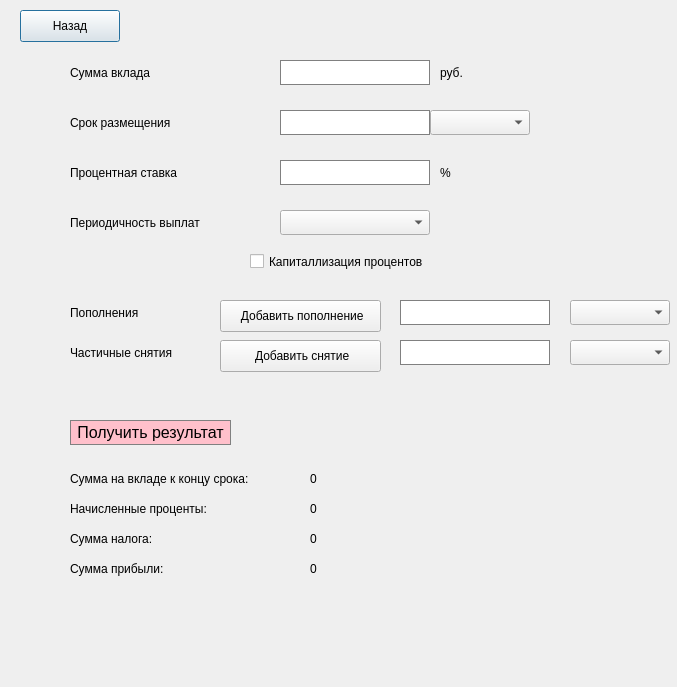
<?xml version="1.0" encoding="UTF-8"?>
<ui version="4.0">
 <class>Deposit</class>
 <widget class="QDialog" name="Deposit">
  <property name="geometry">
   <rect>
    <x>0</x>
    <y>0</y>
    <width>677</width>
    <height>687</height>
   </rect>
  </property>
  <property name="windowTitle">
   <string>Dialog</string>
  </property>
  <widget class="QPushButton" name="back_to_main">
   <property name="geometry">
    <rect>
     <x>20</x>
     <y>10</y>
     <width>100</width>
     <height>32</height>
    </rect>
   </property>
   <property name="text">
    <string>Назад</string>
   </property>
  </widget>
  <widget class="QLabel" name="label_12">
   <property name="geometry">
    <rect>
     <x>440</x>
     <y>160</y>
     <width>20</width>
     <height>25</height>
    </rect>
   </property>
   <property name="text">
    <string>%</string>
   </property>
  </widget>
  <widget class="QComboBox" name="comboBox_rate_of_payment">
   <property name="geometry">
    <rect>
     <x>280</x>
     <y>210</y>
     <width>150</width>
     <height>25</height>
    </rect>
   </property>
  </widget>
  <widget class="QLabel" name="label_14">
   <property name="geometry">
    <rect>
     <x>440</x>
     <y>60</y>
     <width>30</width>
     <height>25</height>
    </rect>
   </property>
   <property name="text">
    <string>руб.</string>
   </property>
  </widget>
  <widget class="QLabel" name="label_total_tax">
   <property name="geometry">
    <rect>
     <x>310</x>
     <y>530</y>
     <width>200</width>
     <height>17</height>
    </rect>
   </property>
   <property name="text">
    <string>0</string>
   </property>
  </widget>
  <widget class="QCheckBox" name="checkBox">
   <property name="geometry">
    <rect>
     <x>250</x>
     <y>250</y>
     <width>221</width>
     <height>23</height>
    </rect>
   </property>
   <property name="text">
    <string>Капиталлизация процентов</string>
   </property>
  </widget>
  <widget class="QLabel" name="label_15">
   <property name="geometry">
    <rect>
     <x>70</x>
     <y>560</y>
     <width>120</width>
     <height>17</height>
    </rect>
   </property>
   <property name="text">
    <string>Сумма прибыли:</string>
   </property>
  </widget>
  <widget class="QLabel" name="label_rate_of_payment">
   <property name="geometry">
    <rect>
     <x>70</x>
     <y>210</y>
     <width>170</width>
     <height>25</height>
    </rect>
   </property>
   <property name="text">
    <string>Периодичность выплат</string>
   </property>
  </widget>
  <widget class="QLabel" name="label_13">
   <property name="geometry">
    <rect>
     <x>70</x>
     <y>500</y>
     <width>180</width>
     <height>17</height>
    </rect>
   </property>
   <property name="text">
    <string>Начисленные проценты:</string>
   </property>
  </widget>
  <widget class="QLabel" name="label_9">
   <property name="geometry">
    <rect>
     <x>70</x>
     <y>530</y>
     <width>110</width>
     <height>17</height>
    </rect>
   </property>
   <property name="text">
    <string>Сумма налога:</string>
   </property>
  </widget>
  <widget class="QLabel" name="label_money">
   <property name="geometry">
    <rect>
     <x>70</x>
     <y>60</y>
     <width>110</width>
     <height>25</height>
    </rect>
   </property>
   <property name="text">
    <string>Сумма вклада</string>
   </property>
  </widget>
  <widget class="QComboBox" name="comboBox_time">
   <property name="geometry">
    <rect>
     <x>430</x>
     <y>110</y>
     <width>100</width>
     <height>25</height>
    </rect>
   </property>
  </widget>
  <widget class="QLabel" name="label_amount_profit">
   <property name="geometry">
    <rect>
     <x>310</x>
     <y>560</y>
     <width>200</width>
     <height>17</height>
    </rect>
   </property>
   <property name="text">
    <string>0</string>
   </property>
  </widget>
  <widget class="QLineEdit" name="lineEdit_rate_of_exchange">
   <property name="geometry">
    <rect>
     <x>280</x>
     <y>160</y>
     <width>150</width>
     <height>25</height>
    </rect>
   </property>
   <property name="styleSheet">
    <string notr="true">QLineEdit {
	color: white;
	border: 1px solid gray;
}</string>
   </property>
   <property name="text">
    <string>9.8</string>
   </property>
  </widget>
  <widget class="QLineEdit" name="lineEdit_time_replament">
   <property name="geometry">
    <rect>
     <x>280</x>
     <y>110</y>
     <width>150</width>
     <height>25</height>
    </rect>
   </property>
   <property name="styleSheet">
    <string notr="true">QLineEdit {
	color: white;
	border: 1px solid gray;
}</string>
   </property>
   <property name="text">
    <string>12</string>
   </property>
  </widget>
  <widget class="QLabel" name="label_time_r">
   <property name="geometry">
    <rect>
     <x>70</x>
     <y>110</y>
     <width>130</width>
     <height>25</height>
    </rect>
   </property>
   <property name="text">
    <string>Срок размещения</string>
   </property>
  </widget>
  <widget class="QLabel" name="label_percent">
   <property name="geometry">
    <rect>
     <x>70</x>
     <y>160</y>
     <width>140</width>
     <height>25</height>
    </rect>
   </property>
   <property name="text">
    <string>Процентная ставка</string>
   </property>
  </widget>
  <widget class="QPushButton" name="pushButton_calculate_deposit">
   <property name="geometry">
    <rect>
     <x>70</x>
     <y>420</y>
     <width>161</width>
     <height>25</height>
    </rect>
   </property>
   <property name="styleSheet">
    <string notr="true">QPushButton {
	background-color: #FFC0CB;
	color: black;
	border: 1px solid gray;
	font-size: 16px;
}

QPushButton:pressed {
	background-color: qlineargradient(x1: 0, y1: 0, x2: 0, y2: 1, stop: 0 #DB7093, stop: 1 #FFC0CB);
}</string>
   </property>
   <property name="text">
    <string>Получить результат</string>
   </property>
  </widget>
  <widget class="QLineEdit" name="lineEdit_amount_money">
   <property name="geometry">
    <rect>
     <x>280</x>
     <y>60</y>
     <width>150</width>
     <height>25</height>
    </rect>
   </property>
   <property name="styleSheet">
    <string notr="true">QLineEdit {
	color: white;
	border: 1px solid gray;
}</string>
   </property>
   <property name="text">
    <string>100000</string>
   </property>
  </widget>
  <widget class="QLabel" name="label_11">
   <property name="geometry">
    <rect>
     <x>70</x>
     <y>470</y>
     <width>230</width>
     <height>17</height>
    </rect>
   </property>
   <property name="text">
    <string>Сумма на вкладе к концу срока:</string>
   </property>
  </widget>
  <widget class="QLabel" name="label_total_money">
   <property name="geometry">
    <rect>
     <x>310</x>
     <y>470</y>
     <width>200</width>
     <height>17</height>
    </rect>
   </property>
   <property name="text">
    <string>0</string>
   </property>
  </widget>
  <widget class="QLabel" name="label_total_percent">
   <property name="geometry">
    <rect>
     <x>310</x>
     <y>500</y>
     <width>200</width>
     <height>17</height>
    </rect>
   </property>
   <property name="text">
    <string>0</string>
   </property>
  </widget>
  <widget class="QLabel" name="label_sub">
   <property name="geometry">
    <rect>
     <x>70</x>
     <y>340</y>
     <width>130</width>
     <height>25</height>
    </rect>
   </property>
   <property name="text">
    <string>Частичные снятия</string>
   </property>
  </widget>
  <widget class="QLabel" name="label_add">
   <property name="geometry">
    <rect>
     <x>70</x>
     <y>300</y>
     <width>100</width>
     <height>25</height>
    </rect>
   </property>
   <property name="text">
    <string>Пополнения</string>
   </property>
  </widget>
  <widget class="QLineEdit" name="pop_num">
   <property name="geometry">
    <rect>
     <x>400</x>
     <y>300</y>
     <width>150</width>
     <height>25</height>
    </rect>
   </property>
   <property name="styleSheet">
    <string notr="true">QLineEdit {
	color: white;
	border: 1px solid gray;
}</string>
   </property>
   <property name="text">
    <string>0</string>
   </property>
  </widget>
  <widget class="QLineEdit" name="withdrawal">
   <property name="geometry">
    <rect>
     <x>400</x>
     <y>340</y>
     <width>150</width>
     <height>25</height>
    </rect>
   </property>
   <property name="styleSheet">
    <string notr="true">QLineEdit {
	color: white;
	border: 1px solid gray;
}</string>
   </property>
   <property name="text">
    <string>0</string>
   </property>
  </widget>
  <widget class="QComboBox" name="pop_time">
   <property name="geometry">
    <rect>
     <x>570</x>
     <y>300</y>
     <width>100</width>
     <height>25</height>
    </rect>
   </property>
  </widget>
  <widget class="QComboBox" name="withdrawal_time">
   <property name="geometry">
    <rect>
     <x>570</x>
     <y>340</y>
     <width>100</width>
     <height>25</height>
    </rect>
   </property>
  </widget>
  <widget class="QPushButton" name="Button_pop">
   <property name="geometry">
    <rect>
     <x>220</x>
     <y>300</y>
     <width>161</width>
     <height>32</height>
    </rect>
   </property>
   <property name="text">
    <string> Добавить пополнение</string>
   </property>
  </widget>
  <widget class="QPushButton" name="Button_with">
   <property name="geometry">
    <rect>
     <x>220</x>
     <y>340</y>
     <width>161</width>
     <height>32</height>
    </rect>
   </property>
   <property name="text">
    <string> Добавить снятие</string>
   </property>
  </widget>
 </widget>
 <resources/>
 <connections/>
</ui>
